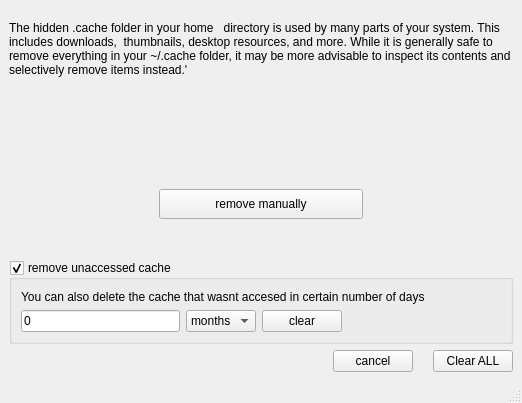
<?xml version="1.0" encoding="UTF-8"?>
<ui version="4.0">
 <class>MainWindow</class>
 <widget class="QMainWindow" name="MainWindow">
  <property name="geometry">
   <rect>
    <x>0</x>
    <y>0</y>
    <width>522</width>
    <height>403</height>
   </rect>
  </property>
  <property name="acceptDrops">
   <bool>false</bool>
  </property>
  <property name="windowTitle">
   <string>remove home cache</string>
  </property>
  <property name="dockNestingEnabled">
   <bool>false</bool>
  </property>
  <property name="unifiedTitleAndToolBarOnMac">
   <bool>false</bool>
  </property>
  <widget class="QWidget" name="centralwidget">
   <layout class="QGridLayout" name="gridLayout">
    <item row="0" column="0">
     <layout class="QVBoxLayout" name="verticalLayout">
      <property name="spacing">
       <number>6</number>
      </property>
      <item>
       <layout class="QHBoxLayout" name="horizontalLayout_3">
        <property name="bottomMargin">
         <number>5</number>
        </property>
        <item>
         <widget class="QLabel" name="label">
          <property name="minimumSize">
           <size>
            <width>500</width>
            <height>75</height>
           </size>
          </property>
          <property name="maximumSize">
           <size>
            <width>1213</width>
            <height>16777215</height>
           </size>
          </property>
          <property name="text">
           <string>The hidden .cache folder in your home   directory is used by many parts of your system. This includes downloads,  thumbnails, desktop resources, and more. While it is generally safe to remove everything in your ~/.cache folder, it may be more advisable to inspect its contents and selectively remove items instead.'</string>
          </property>
          <property name="wordWrap">
           <bool>true</bool>
          </property>
         </widget>
        </item>
       </layout>
      </item>
      <item>
       <widget class="QLabel" name="label_size">
        <property name="text">
         <string/>
        </property>
       </widget>
      </item>
      <item>
       <layout class="QHBoxLayout" name="horizontalLayout">
        <property name="bottomMargin">
         <number>35</number>
        </property>
        <item>
         <widget class="QPushButton" name="btn_remove_manually">
          <property name="minimumSize">
           <size>
            <width>0</width>
            <height>30</height>
           </size>
          </property>
          <property name="styleSheet">
           <string notr="true">margin-left:150px;margin-right:150px;</string>
          </property>
          <property name="text">
           <string>remove manually</string>
          </property>
          <property name="flat">
           <bool>false</bool>
          </property>
         </widget>
        </item>
       </layout>
      </item>
      <item>
       <widget class="QGroupBox" name="groupBox">
        <property name="autoFillBackground">
         <bool>false</bool>
        </property>
        <property name="styleSheet">
         <string notr="true"/>
        </property>
        <property name="title">
         <string>remove unaccessed cache</string>
        </property>
        <property name="flat">
         <bool>true</bool>
        </property>
        <property name="checkable">
         <bool>true</bool>
        </property>
        <layout class="QGridLayout" name="gridLayout_2">
         <item row="0" column="0">
          <widget class="QLabel" name="label_2">
           <property name="text">
            <string>You can also delete the cache that wasnt accesed in certain number of days</string>
           </property>
          </widget>
         </item>
         <item row="1" column="0">
          <layout class="QHBoxLayout" name="horizontalLayout_2">
           <property name="bottomMargin">
            <number>0</number>
           </property>
           <item>
            <widget class="QLineEdit" name="lineEdit">
             <property name="text">
              <string>0</string>
             </property>
            </widget>
           </item>
           <item>
            <widget class="QComboBox" name="comboBox">
             <item>
              <property name="text">
               <string>months</string>
              </property>
             </item>
             <item>
              <property name="text">
               <string>days</string>
              </property>
             </item>
             <item>
              <property name="text">
               <string>hours</string>
              </property>
             </item>
            </widget>
           </item>
           <item>
            <widget class="QPushButton" name="btn_clear">
             <property name="text">
              <string>clear</string>
             </property>
            </widget>
           </item>
           <item>
            <spacer name="horizontalSpacer_2">
             <property name="orientation">
              <enum>Qt::Horizontal</enum>
             </property>
             <property name="sizeHint" stdset="0">
              <size>
               <width>40</width>
               <height>20</height>
              </size>
             </property>
            </spacer>
           </item>
          </layout>
         </item>
        </layout>
       </widget>
      </item>
      <item>
       <layout class="QHBoxLayout" name="horizontalLayout_4">
        <property name="spacing">
         <number>20</number>
        </property>
        <item>
         <spacer name="horizontalSpacer">
          <property name="orientation">
           <enum>Qt::Horizontal</enum>
          </property>
          <property name="sizeHint" stdset="0">
           <size>
            <width>40</width>
            <height>20</height>
           </size>
          </property>
         </spacer>
        </item>
        <item>
         <widget class="QPushButton" name="btn_cancel">
          <property name="text">
           <string>cancel</string>
          </property>
         </widget>
        </item>
        <item>
         <widget class="QPushButton" name="btn_clear_all">
          <property name="text">
           <string>Clear ALL</string>
          </property>
         </widget>
        </item>
       </layout>
      </item>
     </layout>
    </item>
   </layout>
  </widget>
  <widget class="QMenuBar" name="menubar">
   <property name="geometry">
    <rect>
     <x>0</x>
     <y>0</y>
     <width>522</width>
     <height>30</height>
    </rect>
   </property>
  </widget>
  <widget class="QStatusBar" name="statusbar"/>
 </widget>
 <resources/>
 <connections/>
</ui>
